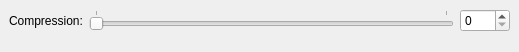
<?xml version="1.0" encoding="UTF-8"?>
<ui version="4.0">
 <class>AlacConfigPage</class>
 <widget class="QWidget" name="AlacConfigPage">
  <property name="geometry">
   <rect>
    <x>0</x>
    <y>0</y>
    <width>519</width>
    <height>52</height>
   </rect>
  </property>
  <property name="windowTitle">
   <string>FLAC encoding configuration</string>
  </property>
  <layout class="QVBoxLayout" name="verticalLayout">
   <property name="leftMargin">
    <number>0</number>
   </property>
   <property name="topMargin">
    <number>0</number>
   </property>
   <property name="rightMargin">
    <number>0</number>
   </property>
   <property name="bottomMargin">
    <number>0</number>
   </property>
   <item>
    <widget class="QWidget" name="widget" native="true">
     <layout class="QFormLayout" name="formLayout">
      <item row="0" column="0">
       <widget class="QLabel" name="flacCompressionLabel">
        <property name="text">
         <string>Compression:</string>
        </property>
       </widget>
      </item>
      <item row="0" column="1">
       <layout class="QHBoxLayout" name="horizontalLayout_2">
        <item>
         <widget class="QSlider" name="compressionSlider">
          <property name="maximum">
           <number>1</number>
          </property>
          <property name="pageStep">
           <number>1</number>
          </property>
          <property name="value">
           <number>0</number>
          </property>
          <property name="orientation">
           <enum>Qt::Horizontal</enum>
          </property>
          <property name="tickPosition">
           <enum>QSlider::TicksAbove</enum>
          </property>
         </widget>
        </item>
        <item>
         <widget class="QSpinBox" name="compressionSpin">
          <property name="minimumSize">
           <size>
            <width>50</width>
            <height>0</height>
           </size>
          </property>
          <property name="maximum">
           <number>8</number>
          </property>
         </widget>
        </item>
       </layout>
      </item>
     </layout>
    </widget>
   </item>
  </layout>
 </widget>
 <resources/>
 <connections>
  <connection>
   <sender>compressionSlider</sender>
   <signal>valueChanged(int)</signal>
   <receiver>compressionSpin</receiver>
   <slot>setValue(int)</slot>
   <hints>
    <hint type="sourcelabel">
     <x>288</x>
     <y>32</y>
    </hint>
    <hint type="destinationlabel">
     <x>401</x>
     <y>27</y>
    </hint>
   </hints>
  </connection>
  <connection>
   <sender>compressionSpin</sender>
   <signal>valueChanged(int)</signal>
   <receiver>compressionSlider</receiver>
   <slot>setValue(int)</slot>
   <hints>
    <hint type="sourcelabel">
     <x>390</x>
     <y>19</y>
    </hint>
    <hint type="destinationlabel">
     <x>358</x>
     <y>19</y>
    </hint>
   </hints>
  </connection>
 </connections>
</ui>
